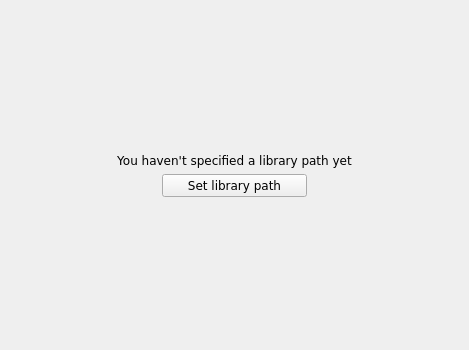
<?xml version="1.0" encoding="UTF-8"?>
<ui version="4.0">
 <class>GUI_SetLibrary</class>
 <widget class="QWidget" name="GUI_SetLibrary">
  <property name="geometry">
   <rect>
    <x>0</x>
    <y>0</y>
    <width>469</width>
    <height>350</height>
   </rect>
  </property>
  <property name="sizePolicy">
   <sizepolicy hsizetype="Preferred" vsizetype="Preferred">
    <horstretch>0</horstretch>
    <verstretch>0</verstretch>
   </sizepolicy>
  </property>
  <property name="font">
   <font>
    <family>DejaVu Sans</family>
   </font>
  </property>
  <property name="windowTitle">
   <string/>
  </property>
  <property name="styleSheet">
   <string notr="true"/>
  </property>
  <layout class="QGridLayout" name="gridLayout">
   <item row="2" column="0">
    <spacer name="horizontalSpacer_2">
     <property name="orientation">
      <enum>Qt::Horizontal</enum>
     </property>
     <property name="sizeHint" stdset="0">
      <size>
       <width>40</width>
       <height>20</height>
      </size>
     </property>
    </spacer>
   </item>
   <item row="1" column="0" colspan="3">
    <widget class="QLabel" name="label">
     <property name="sizePolicy">
      <sizepolicy hsizetype="MinimumExpanding" vsizetype="Preferred">
       <horstretch>0</horstretch>
       <verstretch>0</verstretch>
      </sizepolicy>
     </property>
     <property name="text">
      <string>You haven't specified a library path yet</string>
     </property>
     <property name="alignment">
      <set>Qt::AlignCenter</set>
     </property>
    </widget>
   </item>
   <item row="2" column="1">
    <widget class="QPushButton" name="btn_setLibrary">
     <property name="sizePolicy">
      <sizepolicy hsizetype="MinimumExpanding" vsizetype="Preferred">
       <horstretch>0</horstretch>
       <verstretch>0</verstretch>
      </sizepolicy>
     </property>
     <property name="maximumSize">
      <size>
       <width>200</width>
       <height>16777215</height>
      </size>
     </property>
     <property name="font">
      <font>
       <family>DejaVu Sans</family>
      </font>
     </property>
     <property name="focusPolicy">
      <enum>Qt::NoFocus</enum>
     </property>
     <property name="text">
      <string>Set library path</string>
     </property>
    </widget>
   </item>
   <item row="2" column="2">
    <spacer name="horizontalSpacer">
     <property name="orientation">
      <enum>Qt::Horizontal</enum>
     </property>
     <property name="sizeHint" stdset="0">
      <size>
       <width>40</width>
       <height>20</height>
      </size>
     </property>
    </spacer>
   </item>
   <item row="3" column="0" colspan="3">
    <spacer name="verticalSpacer">
     <property name="orientation">
      <enum>Qt::Vertical</enum>
     </property>
     <property name="sizeHint" stdset="0">
      <size>
       <width>20</width>
       <height>40</height>
      </size>
     </property>
    </spacer>
   </item>
   <item row="0" column="0" colspan="3">
    <spacer name="verticalSpacer_2">
     <property name="orientation">
      <enum>Qt::Vertical</enum>
     </property>
     <property name="sizeHint" stdset="0">
      <size>
       <width>20</width>
       <height>40</height>
      </size>
     </property>
    </spacer>
   </item>
  </layout>
 </widget>
 <resources/>
 <connections/>
</ui>
